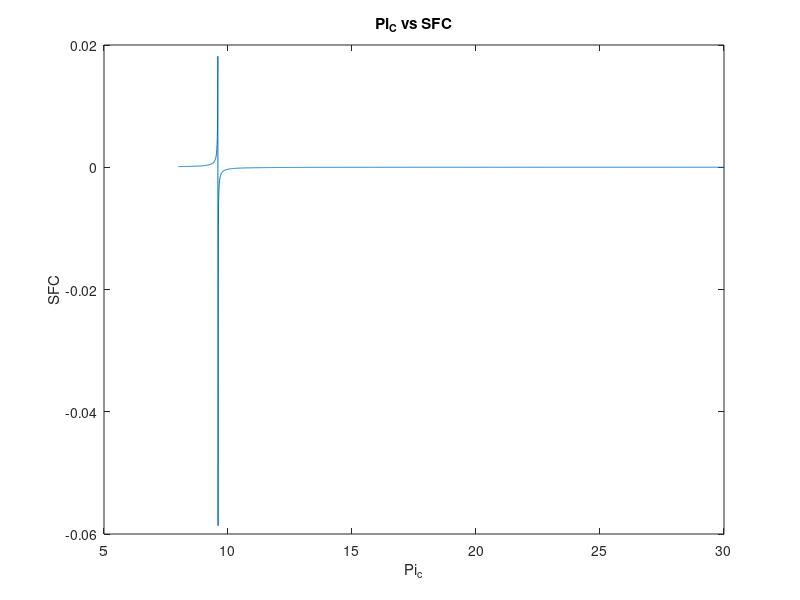

Write the MATLAB code that produced this figure. (Note: this script raises an error after producing the figure.)
clc;
%% Initial Values and Spacs
AR = 8; %aspect ratio
b =  280; %wing area in m2
S = b^2/AR; %wing span
gammac = 1.4;   gammat = 1.3;
cpc = 1004.5;   cpt = 1148.86;
Rc = 287;       Rt = cpt*(gammat-1)/gammat;
pi_d = 0.96;    pi_b = 0.96;    pi_n = 0.96;
eta_c = 0.88;   eta_b = 0.99;   eta_t = 0.9;    eta_m = 0.98;
hpr = 4.28e7;
W_max = 141700;
W_empty = 64600;
W_payload = 21150;
W_f = W_max - W_empty - W_payload;
W_endClimb = W_max - 0.1*W_f;   % 10% fuel comsumed
W_endCruise = W_max - 0.9*W_f;   % 90% fuel comsumed
% take-off(start mid), climb(start mid), & cruise(start mid end)
W = [W_max 140301.25 138902.5 137503.75 W_endClimb 113725 W_endCruise]*9.81; % N
H = [0 3 8.7]*10^3; % m
RC = [6.35 10]; % rate of climb
V = [241 216];

%% Evaluating M4
To3 = 288 - 6.5e-3*H(1);
To5 = 288 - 6.5e-3*(2*H(2));
M3 = V(1)/sqrt(gammac*Rc*To3);
M5 = V(2)/sqrt(gammac*Rc*To5);
M4 = 0.5*(M3+M5); % M mid climb 
M = [0.286  M4 0.89];

%% Thrust Required
theta = asin(RC./V); % rad
theta_avg = 0.5*(theta(1)+theta(2)); 
To = 288 - 6.5e-3*H;    % K
Po = (101.325*(1-(2.257e-5)*H).^5.256)*1000; % Pa
pho = Po./(0.2869*To);  % kg/m3
V = M.*sqrt(gammac*Rc*To); % update the V vector with the mid points speeds

% cruise
a3 = 0.5*pho(3)*V(3)^2*b;
CL(3) = W(6)/a3;
CD(3) = (0.01 + 0.065*CL(3)^2);
F_r(3) = 1/4*(a3*CD(3)); % thrust required for one engine 

%% Finding the min Tt4 & Pi_c
% Assumptions
Tt4_3 = 660:0.2:1100;

for o = 1:length(Tt4_3)

% cruise @ 6
% ram effect
tau_r_3 = 1 + (gammac - 1)/2 * M(3)^2;
pi_r_3 = tau_r_3^(gammac/(gammac-1));
Tt2_3 = tau_r_3 * To(3);
Pt2_3 = pi_r_3 * Po(3);

% comb.
pi_c_3 = 8:0.01:30;
tau_c_3 = (pi_c_3.^((gammac-1)/gammac)-1)./eta_c + 1;

% c.c.
tau_lambda_3 = cpt*Tt4_3(1,o)/(cpc*To(3));
f_3 = (tau_lambda_3-tau_r_3.*tau_c_3)./(((eta_b*hpr)/(cpc*To(3)))-tau_lambda_3);

% turb.
tau_t_3 = 1 - tau_r_3.*(tau_c_3-1)./((eta_m.*(1+f_3))*tau_lambda_3);
pi_t_3 = (1-(1-tau_t_3)./eta_t).^(gammat/(gammat-1));

% nozzle
pt9p9_cr_3 = (0.5*gammat+0.5)^(gammat/(gammat-1));
pt9p0_3 = pi_r_3.*pi_d.*pi_c_3.*pi_b.*pi_t_3.*pi_n;
% Asuuming full expansion
p9p0_3 = pt9p0_3./pt9p9_cr_3;
M9_3 = 1;
T9_3 = Tt4_3(1,o).*tau_t_3/(0.5+0.5*gammat);
V9_3 = sqrt(gammat*Rt*T9_3);
V9e_3 = V9_3 + V9_3./(gammat.*M9_3^2).*(1-1./p9p0_3).*(1+f_3);

% preformance
Vo_3 = M(3) .* sqrt(gammac*Rc*To(3));  
Fmo = (1+f_3).*V9e_3 - Vo_3;
SFC = f_3./Fmo;

plot(pi_c_3,SFC);
xlabel('Pi_c'); ylabel('SFC'); title('Pi_C vs SFC');

%% geting mo3 & A9 
[MinSFC, best] = min(SFC);
pi_cBest = pi_c_3(best);
ct3 = MinSFC;
mo_3 = F_r(3)/Fmo(best);
A9 = mo_3*(1+f_3)/(pho(3)*V(3));
R(3) = 2*sqrt(2/(pho(3)*S))*1/ct3*CL(3)^0.5/CD(3)*(W(5)^0.5 - W(7)^0.5); 

%% off-design procedure
F_a(1) = 0; F_r(1) = 1; F_a(2) = 0; F_r(2) = 1;
mo_ref_req = mo_3;
while ((F_a(1) < F_r(1)) || (F_a(2) < F_r(2)))
    mo_3 = mo_ref_req;
    Tt2_ref = Tt2_3;
    Tt4_ref = Tt4_3(1,o);
    tau_c_ref = tau_c_3(best);
    pi_c_ref = pi_cBest;
    Pt2_ref = Po(1)*pi_r_3;
    mo_ref = mo_3;

    %take off
    % ram effect
    tau_r_off_1 = 1+((gammac-1)/2)*M(1)^2;
    pi_r_off_1 = (1+((gammac-1)/2)*M(1)^2)^(1.4/0.4);
    Tt2_off_1 = tau_r_off_1*To(1);
    Tt4_off_1 = Tt4_3(1,o); % same as Tt4_3
    sqrt_Tt2_rel_1 = sqrt(Tt2_off_1)/sqrt(Tt2_ref);
    sqrt_Tt4_rel_1 = sqrt(Tt4_off_1)/sqrt(Tt4_ref);
    
    syms tau_c_off_1
    eqn2 = ((tau_c_off_1-1)/(tau_c_ref-1))==((Tt4_off_1/Tt2_off_1)/(Tt4_ref/Tt2_ref));
    tau_c_off_1 = double(solve(eqn2,tau_c_off_1));
    pi_c_off_1=tau_c_off_1^(gammac/(gammac-1));
    pi_c_rel_1=pi_c_off_1/pi_c_ref;
    
    syms mo_rel_1
    Pt2_off_1=pi_r_off_1*Po(1);
    Pt2_rel_1=Pt2_off_1/Pt2_ref;
    eqn1=mo_rel_1*sqrt_Tt2_rel_1/Pt2_rel_1==pi_c_rel_1/(sqrt_Tt4_rel_1/sqrt_Tt2_rel_1);
    mo_rel_1=double(solve(eqn1,mo_rel_1));
    mo_off_1=mo_rel_1*mo_ref;
    
    % available thrust
    M9_off_1=1;
    Tt9_off_1=tau_t_3(best)*Tt4_off_1;
    T9_off_1=Tt9_off_1/(1+((gammat-1)/2));
    V9_off_1=sqrt(gammat*Rt*T9_off_1);
    Pt9P9_cr_off = (0.5*gammat+0.5)^(gammat/(gammat-1));
    Pt9P0_off_1=pi_r_off_1*pi_d*pi_c_off_1*pi_b*pi_t_3(best)*pi_n;
    P0P9_off_1=Pt9P9_cr_off/Pt9P0_off_1;
    F_a(1)=mo_off_1*((1+f_3(best))*V9_off_1-V(1)+((1+f_3(best))*(V9_off_1/(gammat*(M9_off_1^2)))*(1-(P0P9_off_1))));
    ct1 = f_3(best)/(F_a(1)/mo_off_1);
    
    % required thrust
    a1 = 0.5*pho(1)*V(1)^2*b;
    CL(1) = W(2)/a1;
    CD(1) = (0.01 + 0.065*CL(1)^2);
    F_r(1) = 1/4*(a1*CD(1)); % thrust required for one engine
    R(1) = 2*sqrt(2/(pho(1)*S))*1/ct1*CL(1)^0.5/CD(1)*(W(1)^0.5 - W(3)^0.5);
    
    if F_a(1) < F_r(1)
        mo_off_r_1 = F_r(1)/F_a(1)*mo_off_1;
        mo_ref_req = mo_off_r_1/mo_rel_1;
    end
    
    % climb
    % ram effect
    tau_r_off_2 = 1+((gammac-1)/2)*M(2)^2;
    pi_r_off_2 = (1+((gammac-1)/2)*M(2)^2)^(1.4/0.4);
    Tt2_off_2 = tau_r_off_2*To(2);
    Tt4_off_2 = Tt4_3(1,o);
    sqrt_Tt2_rel_2 = sqrt(Tt2_off_2)/sqrt(Tt2_ref);
    sqrt_Tt4_rel_2 = sqrt(Tt4_off_2)/sqrt(Tt4_ref);

    syms tau_c_off_2
    eqn2 = ((tau_c_off_2-1)/(tau_c_ref-1))==(Tt4_off_2/Tt2_off_2)/(Tt4_ref/Tt2_ref);
    tau_c_off_2 = double(solve(eqn2,tau_c_off_2));
    pi_c_off_2 = tau_c_off_2^(gammac/(gammac-1));
    pi_c_rel_2 = pi_c_off_2/pi_c_ref;

    syms mo_rel_2
    Pt2_off_2 = pi_r_off_2*Po(2);
    Pt2_rel_2 = Pt2_off_2/Pt2_ref;
    eqn1 = mo_rel_2*sqrt_Tt2_rel_2/Pt2_rel_2==pi_c_rel_2/(sqrt_Tt4_rel_2/sqrt_Tt2_rel_2);
    mo_rel_2 = double(solve(eqn1,mo_rel_2));
    mo_off_2 = mo_rel_2*mo_ref;
    
    % available thrust
    M9_off_2 = 1;
    Tt9_off_2 = tau_t_3(best)*Tt4_off_2;
    T9_off_2 = Tt9_off_2/(1+((gammat-1)/2));
    V9_off_2 = sqrt(gammat*Rt*T9_off_2);
    Pt9P0_off_2 = pi_r_off_2*pi_d*pi_c_off_2*pi_b*pi_t_3(best)*pi_n;
    P0P9_off_2 = (1/Pt9P0_off_2)*Pt9P9_cr_off;
    F_a(2) = mo_off_2*((1+f_3(best))*V9_off_2-V(2)+((1+f_3(best))*(V9_off_2/(gammat*(M9_off_2^2)))*(1-(P0P9_off_2))));
    ct2 = f_3(best)/(F_a(2)/mo_off_2);
    
    % required thrust
    a2 = 0.5*pho(2)*V(2)^2*b;
    CL(2) = W(4)*cos(theta_avg)/a2;
    CD(2) = (0.01 + 0.065*CL(2)^2);
    F_r(2) = 1/4*(a2*CD(2)+W(4)*sin(theta_avg));
    R(2) = 2*sqrt(2/(pho(2)*S))*1/ct2*CL(2)^0.5/CD(2)*(W(3)^0.5 - W(5)^0.5);
        
    if F_a(2) < F_r(2)
        mo_off_r_2 = F_r(2)/F_a(2)*mo_off_2;
        mo_ref_req = mo_off_r_2/mo_rel_2;
    end

end


end








